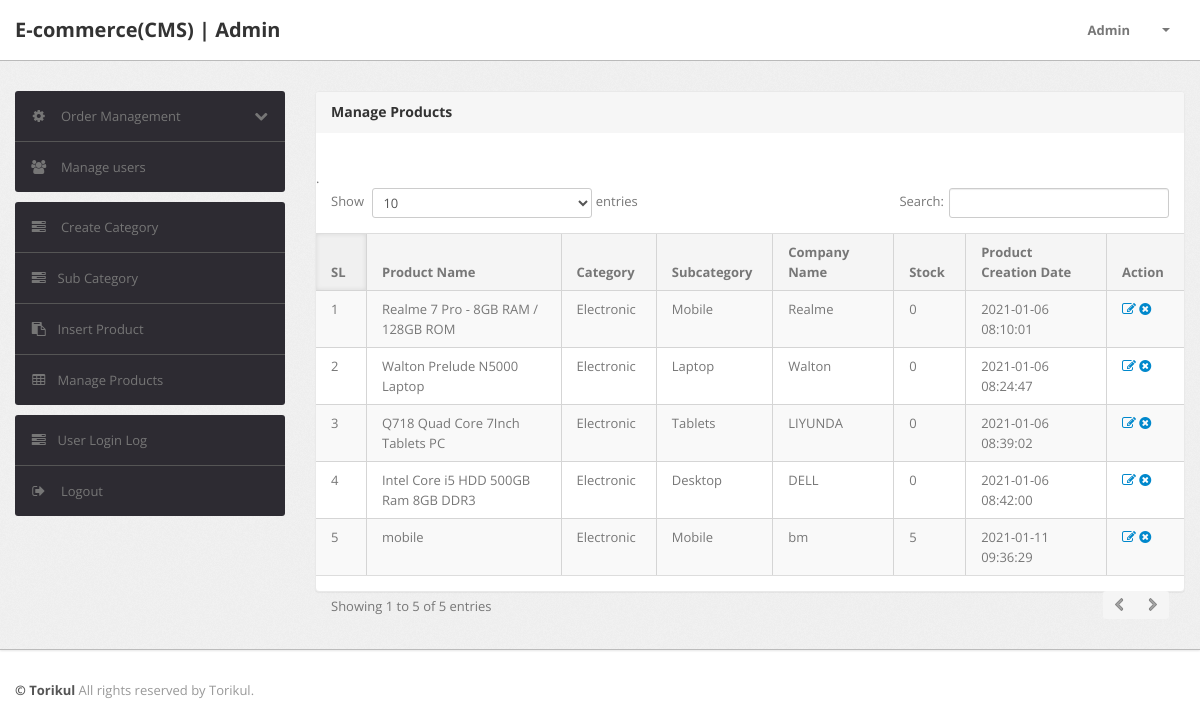
Screenshot of /admin/manage-products.php (signed in) with the database file from the repository.
### tables this page shows
CREATE TABLE `products` (
  `id` int(11) NOT NULL,
  `category` int(11) NOT NULL,
  `subCategory` int(11) DEFAULT NULL,
  `productName` varchar(255) DEFAULT NULL,
  `productCompany` varchar(255) DEFAULT NULL,
  `productPrice` int(11) DEFAULT NULL,
  `productPriceBeforeDiscount` int(11) DEFAULT NULL,
  `productlimit` int(11) NOT NULL,
  `productDescription` longtext DEFAULT NULL,
  `productImage1` varchar(255) DEFAULT NULL,
  `productImage2` varchar(255) DEFAULT NULL,
  `productImage3` varchar(255) DEFAULT NULL,
  `shippingCharge` int(11) DEFAULT NULL,
  `productAvailability` varchar(255) DEFAULT NULL,
  `postingDate` timestamp NULL DEFAULT current_timestamp(),
  `updationDate` varchar(255) DEFAULT NULL
);

CREATE TABLE `category` (
  `id` int(11) NOT NULL,
  `categoryName` varchar(255) DEFAULT NULL,
  `categoryDescription` longtext DEFAULT NULL,
  `creationDate` timestamp NOT NULL DEFAULT current_timestamp(),
  `updationDate` varchar(255) DEFAULT NULL
);

CREATE TABLE `subcategory` (
  `id` int(11) NOT NULL,
  `categoryid` int(11) DEFAULT NULL,
  `subcategory` varchar(255) DEFAULT NULL,
  `creationDate` timestamp NULL DEFAULT current_timestamp(),
  `updationDate` varchar(255) DEFAULT NULL
);

### admin/manage-products.php (the view, shortened to what this page needs)
<?php
include('include/config.php');
if(strlen($_SESSION['alogin'])==0)
	{
header('location:index.php');
}
else{
?>
<!DOCTYPE html>
<html lang="en">
<head>
	<link type="text/css" href="bootstrap/css/bootstrap.min.css" rel="stylesheet">
	<link type="text/css" href="bootstrap/css/bootstrap-responsive.min.css" rel="stylesheet">
	<link type="text/css" href="css/theme.css" rel="stylesheet">
	<link type="text/css" href="images/icons/css/font-awesome.css" rel="stylesheet">
</head>
<body>
<?php include('include/header.php');?>
	<div class="wrapper">
		<div class="container">
			<div class="row">
<?php include('include/sidebar.php');?>
			<div class="span9">
					<div class="content">
	<div class="module">
							<div class="module-head">
								<h3>Manage Products</h3>
							</div>
							<div class="module-body table">
									<br />
								<table cellpadding="0" cellspacing="0" border="0" class="datatable-1 table table-bordered table-striped	 display" width="100%">
									<thead>
										<tr>
											<th>SL</th>
											<th>Product Name</th>
											<th>Category </th>
											<th>Subcategory</th>
											<th>Company Name</th>.
											<th>Stock</th>
											<th>Product Creation Date</th>
											<th>Action</th>
										</tr>
									</thead>
									<tbody>
<?php $query=mysqli_query($con,"select products.*,category.categoryName,subcategory.subcategory from products join category on category.id=products.category join subcategory on subcategory.id=products.subCategory");
$cnt=1;
while($row=mysqli_fetch_array($query))
{
?>
										<tr>
											<td><?php echo htmlentities($cnt);?></td>
											<td><?php echo htmlentities($row['productName']);?></td>
											<td><?php echo htmlentities($row['categoryName']);?></td>
											<td> <?php echo htmlentities($row['subcategory']);?></td>
											<td><?php echo htmlentities($row['productCompany']);?></td>
											<td><?php echo htmlentities($row['productlimit']);?></td>
											<td><?php echo htmlentities($row['postingDate']);?></td>
											<td>
											<a href="edit-products.php?id=<?php echo $row['id']?>" ><i class="icon-edit"></i></a>
											<a href="manage-products.php?id=<?php echo $row['id']?>&del=delete" onClick="return confirm('Are you sure you want to delete?')"><i class="icon-remove-sign"></i></a></td>
										</tr>
										<?php $cnt=$cnt+1; } ?>
								</table>
							</div>
						</div>
					</div>
				</div>
			</div>
		</div>
	</div>
<?php include('include/footer.php');?>
</body>
<?php } ?>

### admin/include/header.php (shortened to what this page needs)
<div class="navbar navbar-fixed-top">
		<div class="navbar-inner">
			<div class="container">
			  	<a class="brand" >
			  		E-commerce(CMS) | Admin
			  	</a>
				<div class="nav-collapse collapse navbar-inverse-collapse">
					<ul class="nav pull-right">
						<li><a href="#">
							Admin
						</a></li>
						<li class="nav-user dropdown">
							<a href="#" class="dropdown-toggle" data-toggle="dropdown">
								<b class="caret"></b>
							</a>
						</li>
					</ul>
				</div>
			</div>
		</div>
	</div>

### admin/include/sidebar.php (shortened to what this page needs)
<div class="span3">
					<div class="sidebar">
<ul class="widget widget-menu unstyled">
							<li>
								<a class="collapsed" data-toggle="collapse" href="#togglePages">
									<i class="menu-icon icon-cog"></i>
									<i class="icon-chevron-down pull-right"></i><i class="icon-chevron-up pull-right"></i>
									Order Management
								</a>
							</li>
							<li>
								<a href="manage-users.php">
									<i class="menu-icon icon-group"></i>
									Manage users
								</a>
							</li>
						</ul>
						<ul class="widget widget-menu unstyled">
                                <li><a href="category.php"><i class="menu-icon icon-tasks"></i> Create Category </a></li>
                                <li><a href="subcategory.php"><i class="menu-icon icon-tasks"></i>Sub Category </a></li>
                                <li><a href="insert-product.php"><i class="menu-icon icon-paste"></i>Insert Product </a></li>
                                <li><a href="manage-products.php"><i class="menu-icon icon-table"></i>Manage Products </a></li>
                            </ul>
						<ul class="widget widget-menu unstyled">
							<li><a href="user-logs.php"><i class="menu-icon icon-tasks"></i>User Login Log </a></li>
							<li>
								<a href="logout.php">
									<i class="menu-icon icon-signout"></i>
									Logout
								</a>
							</li>
						</ul>
					</div>
				</div>

### admin/include/footer.php
<div class="footer">
	<div class="container">
		<b class="copyright">&copy; Torikul </b> All rights reserved by Torikul.
	</div>
</div>

### rows the page displays
products: productName "Realme 7 Pro - 8GB RAM / 128GB ROM", category.categoryName "Electronic", subcategory.subcategory "Mobile", productCompany "Realme", productlimit "0", postingDate "2021-01-06 08:10:01"
products: productName "Walton Prelude N5000 Laptop", category.categoryName "Electronic", subcategory.subcategory "Laptop", productCompany "Walton", productlimit "0", postingDate "2021-01-06 08:24:47"
products: productName "Q718 Quad Core 7Inch Tablets PC", category.categoryName "Electronic", subcategory.subcategory "Tablets", productCompany "LIYUNDA", productlimit "0", postingDate "2021-01-06 08:39:02"
products: productName "Intel Core i5 HDD 500GB Ram 8GB DDR3", category.categoryName "Electronic", subcategory.subcategory "Desktop", productCompany "DELL", productlimit "0", postingDate "2021-01-06 08:42:00"
products: productName "mobile", category.categoryName "Electronic", subcategory.subcategory "Mobile", productCompany "bm", productlimit "5", postingDate "2021-01-11 09:36:29"
